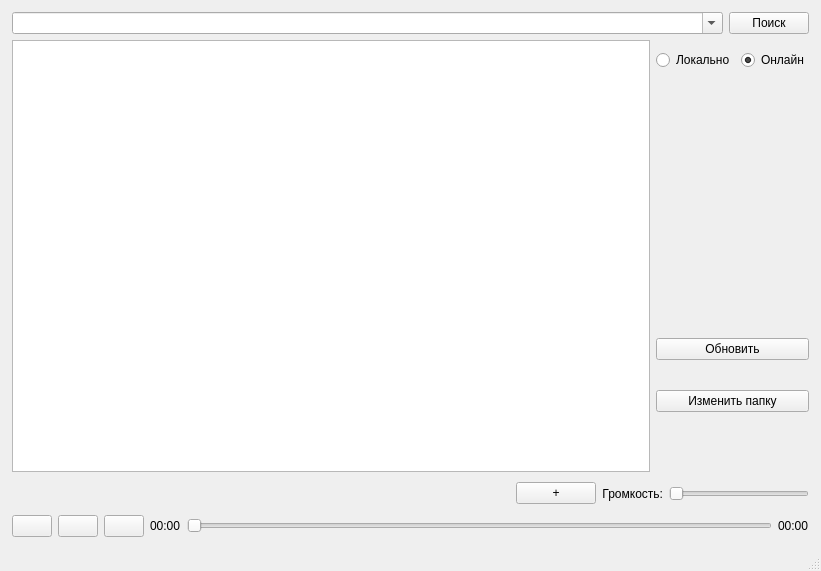
<?xml version="1.0" encoding="UTF-8"?>
<ui version="4.0">
 <class>MainWindow</class>
 <widget class="QMainWindow" name="MainWindow">
  <property name="geometry">
   <rect>
    <x>0</x>
    <y>0</y>
    <width>821</width>
    <height>571</height>
   </rect>
  </property>
  <property name="minimumSize">
   <size>
    <width>400</width>
    <height>400</height>
   </size>
  </property>
  <property name="maximumSize">
   <size>
    <width>1000</width>
    <height>1200</height>
   </size>
  </property>
  <property name="windowTitle">
   <string>MusicPlayer</string>
  </property>
  <property name="autoFillBackground">
   <bool>true</bool>
  </property>
  <property name="styleSheet">
   <string notr="true"/>
  </property>
  <widget class="QWidget" name="centralWidget">
   <property name="sizePolicy">
    <sizepolicy hsizetype="Maximum" vsizetype="Maximum">
     <horstretch>0</horstretch>
     <verstretch>0</verstretch>
    </sizepolicy>
   </property>
   <property name="layoutDirection">
    <enum>Qt::LeftToRight</enum>
   </property>
   <property name="styleSheet">
    <string notr="true"/>
   </property>
   <layout class="QVBoxLayout" name="verticalLayout_2">
    <item>
     <layout class="QVBoxLayout" name="verticalLayout">
      <property name="sizeConstraint">
       <enum>QLayout::SetMaximumSize</enum>
      </property>
      <property name="leftMargin">
       <number>1</number>
      </property>
      <property name="topMargin">
       <number>1</number>
      </property>
      <property name="rightMargin">
       <number>1</number>
      </property>
      <property name="bottomMargin">
       <number>1</number>
      </property>
      <item>
       <layout class="QHBoxLayout" name="horizontalLayout_2">
        <item>
         <widget class="QComboBox" name="SearchCombox">
          <property name="sizePolicy">
           <sizepolicy hsizetype="Expanding" vsizetype="Fixed">
            <horstretch>0</horstretch>
            <verstretch>0</verstretch>
           </sizepolicy>
          </property>
          <property name="editable">
           <bool>true</bool>
          </property>
         </widget>
        </item>
        <item>
         <widget class="QPushButton" name="pushButtonSearch">
          <property name="text">
           <string>Поиск</string>
          </property>
         </widget>
        </item>
       </layout>
      </item>
      <item>
       <layout class="QHBoxLayout" name="horizontalLayout">
        <item>
         <widget class="QListWidget" name="listWidget">
          <property name="styleSheet">
           <string notr="true"/>
          </property>
         </widget>
        </item>
        <item>
         <layout class="QVBoxLayout" name="verticalLayout_3">
          <property name="spacing">
           <number>30</number>
          </property>
          <property name="sizeConstraint">
           <enum>QLayout::SetDefaultConstraint</enum>
          </property>
          <property name="bottomMargin">
           <number>60</number>
          </property>
          <item>
           <layout class="QFormLayout" name="formLayout">
            <property name="sizeConstraint">
             <enum>QLayout::SetMaximumSize</enum>
            </property>
            <property name="topMargin">
             <number>10</number>
            </property>
            <item row="0" column="0">
             <widget class="QRadioButton" name="LocalRad">
              <property name="sizePolicy">
               <sizepolicy hsizetype="Maximum" vsizetype="Maximum">
                <horstretch>0</horstretch>
                <verstretch>0</verstretch>
               </sizepolicy>
              </property>
              <property name="tabletTracking">
               <bool>false</bool>
              </property>
              <property name="text">
               <string>Локально</string>
              </property>
              <property name="checked">
               <bool>false</bool>
              </property>
             </widget>
            </item>
            <item row="0" column="1">
             <widget class="QRadioButton" name="OnlineRad">
              <property name="sizePolicy">
               <sizepolicy hsizetype="Maximum" vsizetype="Maximum">
                <horstretch>0</horstretch>
                <verstretch>0</verstretch>
               </sizepolicy>
              </property>
              <property name="text">
               <string>Онлайн</string>
              </property>
              <property name="checked">
               <bool>true</bool>
              </property>
             </widget>
            </item>
           </layout>
          </item>
          <item>
           <widget class="QPushButton" name="Update_btn">
            <property name="text">
             <string>Обновить</string>
            </property>
           </widget>
          </item>
          <item>
           <widget class="QPushButton" name="OpenFolder">
            <property name="sizePolicy">
             <sizepolicy hsizetype="Minimum" vsizetype="Maximum">
              <horstretch>0</horstretch>
              <verstretch>0</verstretch>
             </sizepolicy>
            </property>
            <property name="text">
             <string>Изменить папку</string>
            </property>
            <property name="icon">
             <iconset>
              <normaloff>../src/3.png</normaloff>../src/3.png</iconset>
            </property>
           </widget>
          </item>
         </layout>
        </item>
       </layout>
      </item>
      <item>
       <layout class="QHBoxLayout" name="horizontalLayout_3">
        <item>
         <widget class="QLabel" name="labelMusic">
          <property name="enabled">
           <bool>true</bool>
          </property>
          <property name="sizePolicy">
           <sizepolicy hsizetype="Expanding" vsizetype="Preferred">
            <horstretch>0</horstretch>
            <verstretch>0</verstretch>
           </sizepolicy>
          </property>
          <property name="font">
           <font>
            <pointsize>20</pointsize>
           </font>
          </property>
          <property name="text">
           <string/>
          </property>
          <property name="alignment">
           <set>Qt::AlignCenter</set>
          </property>
          <property name="margin">
           <number>0</number>
          </property>
         </widget>
        </item>
        <item>
         <widget class="QPushButton" name="add_remove">
          <property name="layoutDirection">
           <enum>Qt::LeftToRight</enum>
          </property>
          <property name="text">
           <string>+</string>
          </property>
         </widget>
        </item>
        <item>
         <widget class="QLabel" name="label">
          <property name="sizePolicy">
           <sizepolicy hsizetype="Minimum" vsizetype="Preferred">
            <horstretch>0</horstretch>
            <verstretch>0</verstretch>
           </sizepolicy>
          </property>
          <property name="minimumSize">
           <size>
            <width>0</width>
            <height>0</height>
           </size>
          </property>
          <property name="text">
           <string>Громкость:</string>
          </property>
          <property name="alignment">
           <set>Qt::AlignRight|Qt::AlignTrailing|Qt::AlignVCenter</set>
          </property>
         </widget>
        </item>
        <item>
         <widget class="QSlider" name="horizontalSliderVolume">
          <property name="sizePolicy">
           <sizepolicy hsizetype="Minimum" vsizetype="Fixed">
            <horstretch>0</horstretch>
            <verstretch>5</verstretch>
           </sizepolicy>
          </property>
          <property name="minimumSize">
           <size>
            <width>140</width>
            <height>0</height>
           </size>
          </property>
          <property name="styleSheet">
           <string notr="true"/>
          </property>
          <property name="maximum">
           <number>99</number>
          </property>
          <property name="tracking">
           <bool>true</bool>
          </property>
          <property name="orientation">
           <enum>Qt::Horizontal</enum>
          </property>
         </widget>
        </item>
       </layout>
      </item>
      <item>
       <layout class="QHBoxLayout" name="horizontalLayout_4">
        <item>
         <widget class="QPushButton" name="pushButtonPlay">
          <property name="font">
           <font>
            <family>.AppleSystemUIFont</family>
           </font>
          </property>
          <property name="text">
           <string/>
          </property>
          <property name="icon">
           <iconset>
            <normaloff>../src/Group 1.png</normaloff>../src/Group 1.png</iconset>
          </property>
          <property name="iconSize">
           <size>
            <width>19</width>
            <height>15</height>
           </size>
          </property>
         </widget>
        </item>
        <item>
         <widget class="QPushButton" name="pushButtonStEd">
          <property name="text">
           <string/>
          </property>
          <property name="icon">
           <iconset>
            <normaloff>../src/Vector.png</normaloff>../src/Vector.png</iconset>
          </property>
          <property name="iconSize">
           <size>
            <width>19</width>
            <height>15</height>
           </size>
          </property>
         </widget>
        </item>
        <item>
         <widget class="QPushButton" name="pushButtonNextMusic">
          <property name="text">
           <string/>
          </property>
          <property name="icon">
           <iconset>
            <normaloff>../src/2.png</normaloff>../src/2.png</iconset>
          </property>
          <property name="iconSize">
           <size>
            <width>19</width>
            <height>15</height>
           </size>
          </property>
         </widget>
        </item>
        <item>
         <widget class="QLabel" name="labelTimeFirst">
          <property name="text">
           <string>00:00</string>
          </property>
         </widget>
        </item>
        <item>
         <widget class="QSlider" name="horizontalSlider">
          <property name="orientation">
           <enum>Qt::Horizontal</enum>
          </property>
         </widget>
        </item>
        <item>
         <widget class="QLabel" name="labelTime">
          <property name="text">
           <string>00:00</string>
          </property>
         </widget>
        </item>
       </layout>
      </item>
     </layout>
    </item>
   </layout>
  </widget>
  <widget class="QStatusBar" name="statusBar"/>
  <action name="actionLiu">
   <property name="text">
    <string>liu</string>
   </property>
  </action>
 </widget>
 <layoutdefault spacing="6" margin="11"/>
 <resources/>
 <connections/>
</ui>
